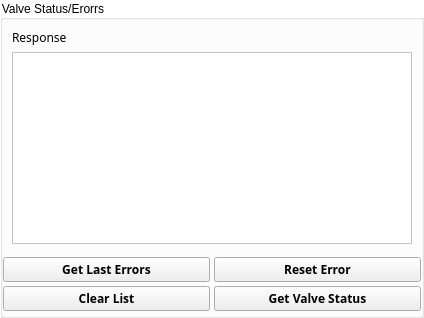
      <widget class="QGroupBox" name="groupBoxPicoCommands">
       <property name="styleSheet">
        <string notr="true">QGroupBox{
    background-color: transparent;
}</string>
       </property>
       <property name="title">
        <string>Valve Status/Erorrs</string>
       </property>
       <layout class="QGridLayout" name="gridLayout_10">
        <property name="leftMargin">
         <number>0</number>
        </property>
        <property name="topMargin">
         <number>0</number>
        </property>
        <property name="rightMargin">
         <number>0</number>
        </property>
        <property name="bottomMargin">
         <number>4</number>
        </property>
        <property name="spacing">
         <number>4</number>
        </property>
        <item row="1" column="0">
         <layout class="QGridLayout" name="gridLayout_9">
          <item row="0" column="2">
           <widget class="QPushButton" name="pushButtonResetError">
            <property name="minimumSize">
             <size>
              <width>120</width>
              <height>0</height>
             </size>
            </property>
            <property name="font">
             <font>
              <family>Siemens Sans</family>
              <weight>75</weight>
              <bold>true</bold>
             </font>
            </property>
            <property name="autoFillBackground">
             <bool>false</bool>
            </property>
            <property name="styleSheet">
             <string notr="true">/*QPushButton{
   background-color: rgb(64, 77, 83);
   color: rgb(255, 255, 255 );
   min-height: 40px;
   font-size: 16px;
   font-weight: bold;
   font-family: Siemens Sans;
  border: none;
}
QPushButton:pressed {
      border: 2px solid rgb(148,182, 231 ); 
 }
*/

</string>
            </property>
            <property name="text">
             <string>Reset Error</string>
            </property>
            <property name="checkable">
             <bool>false</bool>
            </property>
            <property name="autoRepeat">
             <bool>false</bool>
            </property>
            <property name="autoDefault">
             <bool>false</bool>
            </property>
            <property name="flat">
             <bool>false</bool>
            </property>
           </widget>
          </item>
          <item row="1" column="1">
           <widget class="QPushButton" name="pushButtonClearList">
            <property name="minimumSize">
             <size>
              <width>120</width>
              <height>0</height>
             </size>
            </property>
            <property name="font">
             <font>
              <family>Siemens Sans</family>
              <weight>75</weight>
              <bold>true</bold>
             </font>
            </property>
            <property name="autoFillBackground">
             <bool>false</bool>
            </property>
            <property name="styleSheet">
             <string notr="true">/*QPushButton{
   background-color: rgb(64, 77, 83);
   color: rgb(255, 255, 255 );
   min-height: 40px;
   font-size: 16px;
   font-weight: bold;
   font-family: Siemens Sans;
  border: none;
}
QPushButton:pressed {
      border: 2px solid rgb(148,182, 231 ); 
 }
*/
</string>
            </property>
            <property name="text">
             <string>Clear List</string>
            </property>
            <property name="checkable">
             <bool>false</bool>
            </property>
            <property name="autoRepeat">
             <bool>false</bool>
            </property>
            <property name="autoDefault">
             <bool>false</bool>
            </property>
            <property name="flat">
             <bool>false</bool>
            </property>
           </widget>
          </item>
          <item row="1" column="2">
           <widget class="QPushButton" name="pushButtonGetStatus">
            <property name="minimumSize">
             <size>
              <width>120</width>
              <height>0</height>
             </size>
            </property>
            <property name="font">
             <font>
              <family>Siemens Sans</family>
              <weight>75</weight>
              <bold>true</bold>
             </font>
            </property>
            <property name="autoFillBackground">
             <bool>false</bool>
            </property>
            <property name="styleSheet">
             <string notr="true">/*QPushButton{
   background-color: rgb(64, 77, 83);
   color: rgb(255, 255, 255 );
   min-height: 40px;
   font-size: 16px;
   font-weight: bold;
   font-family: Siemens Sans;
  border: none;
}
QPushButton:pressed {
      border: 2px solid rgb(148,182, 231 ); 
 }
*/

</string>
            </property>
            <property name="text">
             <string>Get Valve Status</string>
            </property>
            <property name="checkable">
             <bool>false</bool>
            </property>
            <property name="autoRepeat">
             <bool>false</bool>
            </property>
            <property name="autoDefault">
             <bool>false</bool>
            </property>
            <property name="flat">
             <bool>false</bool>
            </property>
           </widget>
          </item>
          <item row="0" column="1">
           <widget class="QPushButton" name="pushButtonGetLastErrors">
            <property name="minimumSize">
             <size>
              <width>120</width>
              <height>0</height>
             </size>
            </property>
            <property name="font">
             <font>
              <family>Siemens Sans</family>
              <weight>75</weight>
              <bold>true</bold>
             </font>
            </property>
            <property name="autoFillBackground">
             <bool>false</bool>
            </property>
            <property name="styleSheet">
             <string notr="true">/*QPushButton{
   background-color: rgb(64, 77, 83);
   color: rgb(255, 255, 255 );
   min-height: 40px;
   font-size: 16px;
   font-weight: bold;
   font-family: Siemens Sans;
  border: none;
}
QPushButton:pressed {
      border: 2px solid rgb(148,182, 231 ); 
 }
*/

</string>
            </property>
            <property name="text">
             <string>Get Last Errors</string>
            </property>
            <property name="checkable">
             <bool>false</bool>
            </property>
            <property name="autoRepeat">
             <bool>false</bool>
            </property>
            <property name="autoDefault">
             <bool>false</bool>
            </property>
            <property name="flat">
             <bool>false</bool>
            </property>
           </widget>
          </item>
         </layout>
        </item>
        <item row="0" column="0">
         <widget class="ContentBoardItem" name="widgetDashBoardResponsePICOCommands" native="true">
          <property name="sizePolicy">
           <sizepolicy hsizetype="Expanding" vsizetype="Expanding">
            <horstretch>0</horstretch>
            <verstretch>0</verstretch>
           </sizepolicy>
          </property>
          <property name="minimumSize">
           <size>
            <width>0</width>
            <height>64</height>
           </size>
          </property>
          <property name="maximumSize">
           <size>
            <width>16777215</width>
            <height>16777215</height>
           </size>
          </property>
          <property name="styleSheet">
           <string notr="true">/*QFrame{
     background:rgb(249,247,248);
}

QLabel{
  background:rgb(249,247,248);
  color: rgb(39,51,66);
  font-size: 16px;
  font-family: Siemens Sans;
  min-height: 20px;
  max-height: 20px;
}
QListWidget
 {
    background-color:  rgb(255, 255, 255);
    alternate-background-color: rgb(230,230,232);
    color: rgb(55, 56, 59 );
   font-size: 16px;
   font-weight: bold;
   font-family: Siemens Sans;
}
*/

</string>
          </property>
          <layout class="QGridLayout" name="gridLayout_5">
           <item row="0" column="0">
            <widget class="QLabel" name="labelDashBoardResponse">
             <property name="font">
              <font>
               <family>Siemens Sans</family>
              </font>
             </property>
             <property name="styleSheet">
              <string notr="true"/>
             </property>
             <property name="text">
              <string>Response</string>
             </property>
            </widget>
           </item>
           <item row="1" column="0">
            <widget class="QListWidget" name="listWidgetShowResponse">
             <property name="minimumSize">
              <size>
               <width>400</width>
               <height>0</height>
              </size>
             </property>
             <property name="styleSheet">
              <string notr="true">QListWidget
 {
    background-color:  rgb(255, 255, 255);
    alternate-background-color: rgb(230,230,232);
    color: rgb(55, 56, 59 );
   font-size: 16px;
   font-weight: bold;
   font-family: Siemens Sans;
}


</string>
             </property>
             <property name="autoScrollMargin">
              <number>8</number>
             </property>
            </widget>
           </item>
          </layout>
         </widget>
        </item>
       </layout>
      </widget>
